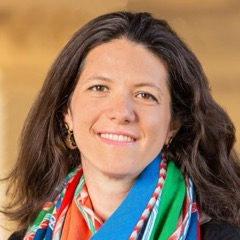
#> input picture img/headshots/alessandra-voena.jpg, 240 x 240 px; its folder holds only this picture in this run
$ python make_bubbles.py
#> lines starting #> are read from the running program, lines starting #| are printed output that depends on the picture; after the words box and inside, x2 and y2 are one past the last pixel; in counts of white or black regions, pixels touching at a corner belong together
"""Round headshot images for the authors slide.

Each square photo in img/headshots/ becomes img/bubbles/<name>.webp: the photo cut to
a circle inside a white ring, on a transparent background, with antialiased edges.
Baking the circle and ring into the image means the browser only scales a bitmap, which
stays smooth while the bubbles move; Firefox shimmers on clip and outline edges drawn
at a changing scale.

    uv run --with pillow python3 img/make_bubbles.py      (from webslides/)
"""

from pathlib import Path

from PIL import Image, ImageDraw

SIZE = 480        # px; the enlarged bubble is 277 CSS px, so this is sharp at 2x
RING = 4          # px of white ring at SIZE, 1 CSS px on a resting 123 px bubble
SUPERSAMPLE = 4   # masks are drawn this much larger, then reduced, for smooth edges

here = Path(__file__).parent
out = here / "bubbles"
out.mkdir(exist_ok=True)


def disc(radius):
    """An antialiased disc mask of the given radius, centred in a SIZE square."""
#> called with radius = 240
    big = SIZE * SUPERSAMPLE
    mask = Image.new("L", (big, big), 0)
#> mask: PIL image 1920x1920 L; every value is 0
    c, r = big / 2, radius * SUPERSAMPLE
    ImageDraw.Draw(mask).ellipse((c - r, c - r, c + r, c + r), fill=255)
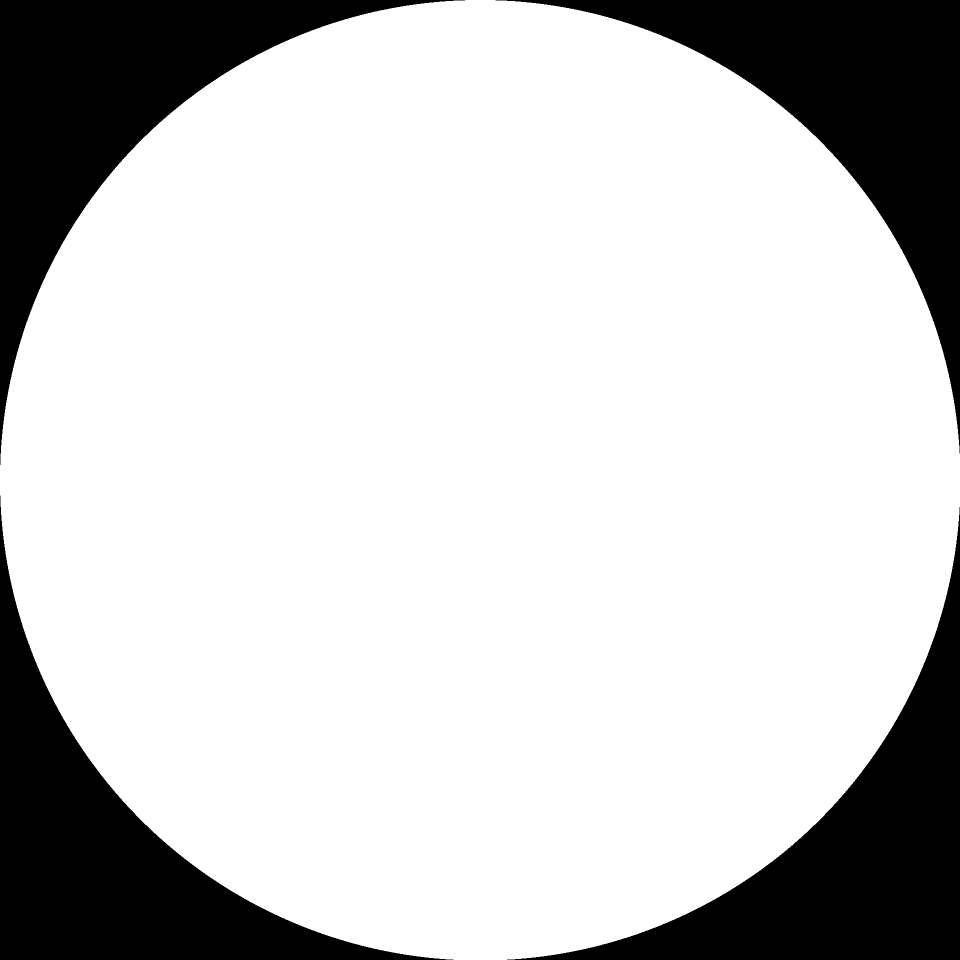
#> mask: PIL image 1920x1920 L (shown at 1/2 size); 78.6% white; 4 black regions, box (x1, y1, x2, y2) and area: (0, 0, 930, 930) 198043, (991, 0, 1920, 907) 197113, (0, 991, 907, 1920) 197113, (1014, 1014, 1920, 1920) 196184
    return mask.resize((SIZE, SIZE), Image.LANCZOS)
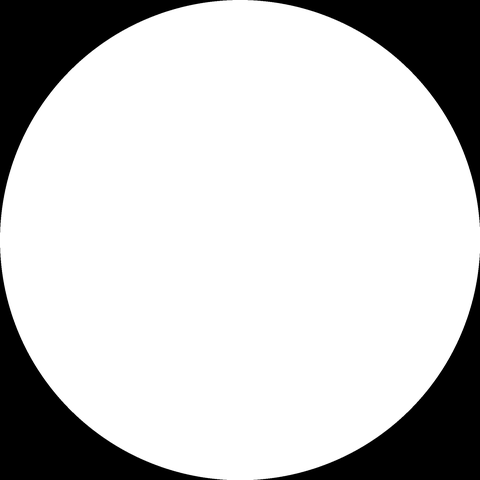
#> returned value: PIL image 480x480 L; min 0, max 255, mean 200.5


outer = disc(SIZE / 2)
inner = disc(SIZE / 2 - RING)
#> call 2 of disc, with radius = 236
#> in disc (call 2), `ImageDraw.Draw(mask).ellipse((c - r, c - r, c + r, c + r), fill=255)`:
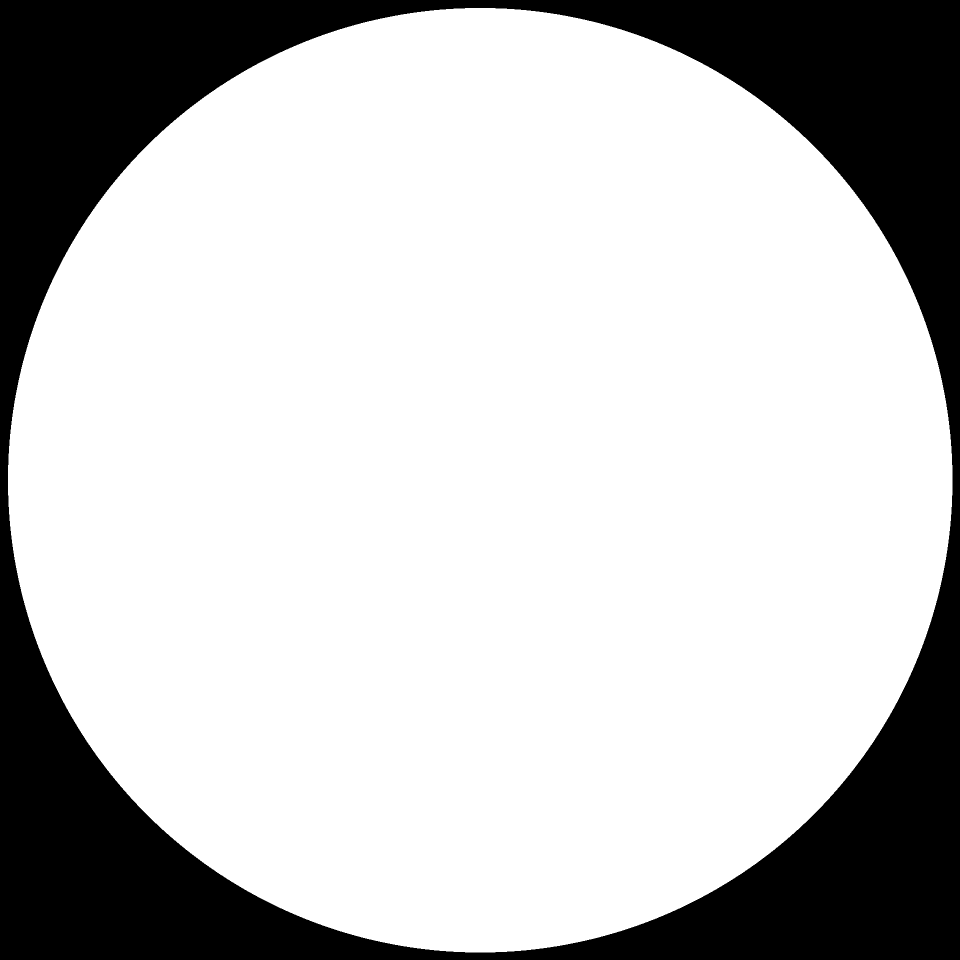
#> mask: PIL image 1920x1920 L (shown at 1/2 size); 76% white; 1 black region, box (x1, y1, x2, y2) and area: (0, 0, 1920, 1920) 884171
#> in disc (call 2), `return mask.resize((SIZE, SIZE), Image.LANCZOS)`:
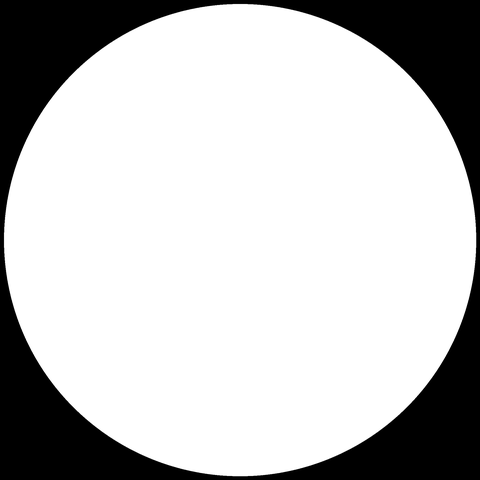
#> returned value: PIL image 480x480 L; min 0, max 255, mean 193.8

sources = sorted(here.glob("headshots/*.jpg"))
assert sources, "no photos in img/headshots/"
for src in sources:
    photo = Image.open(src).convert("RGB")
#> photo is the input picture: PIL image 240x240 RGB; mean R, G, B 143.4, 115, 90.1
    assert photo.width == photo.height, f"{src.name} is not square"
    photo = photo.resize((SIZE, SIZE), Image.LANCZOS)
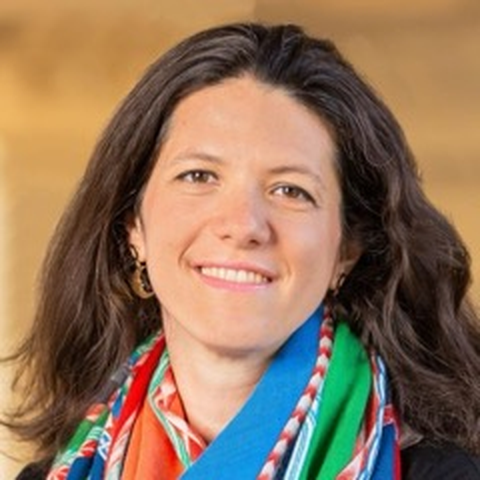
#> photo: PIL image 480x480 RGB; mean R, G, B 143.4, 115, 90.1
    bubble = Image.new("RGBA", (SIZE, SIZE), (255, 255, 255, 0))
    bubble.paste((255, 255, 255, 255), mask=outer)
    bubble.paste(photo, mask=inner)
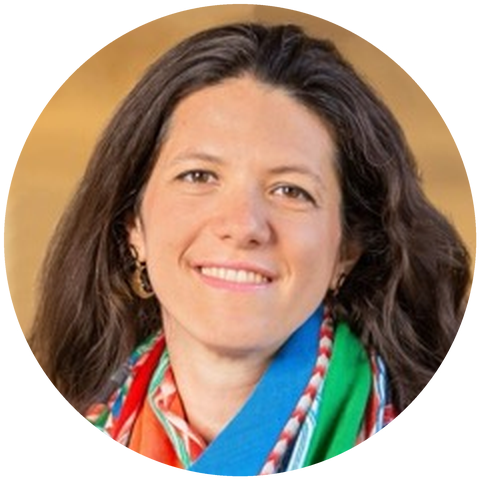
#> bubble: PIL image 480x480 RGBA; mean R, G, B, A 167.9, 147.3, 131.1, 200.5; transparent parts drawn white
    bubble.save(out / f"{src.stem}.webp", quality=85, method=6)
print(f"{len(sources)} bubbles written to {out}")

$ run again, on img/headshots/caue-dobbin.jpg
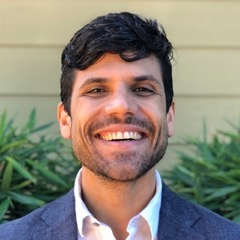
#> input picture img/headshots/caue-dobbin.jpg, 240 x 240 px
#> photo is the input picture: PIL image 240x240 RGB; mean R, G, B 138.9, 132.5, 118.8
#> photo: PIL image 480x480 RGB
#> `bubble.paste(photo, mask=inner)`:
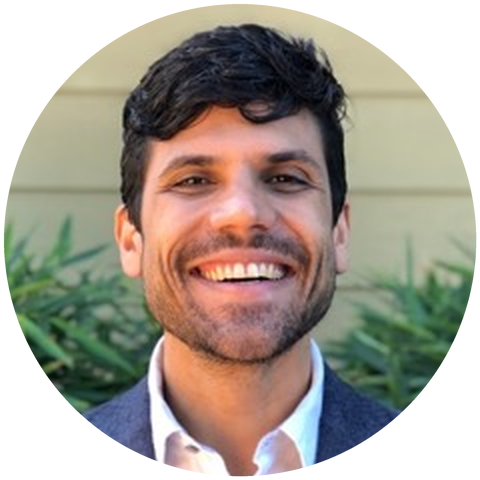
#> bubble: PIL image 480x480 RGBA; mean R, G, B, A 167.8, 159.7, 148.4, 200.5; transparent parts drawn white

$ run again, on img/headshots/costas-meghir.jpg
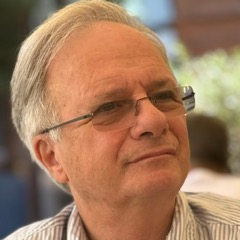
#> input picture img/headshots/costas-meghir.jpg, 240 x 240 px
#> photo is the input picture: PIL image 240x240 RGB; mean R, G, B 161.4, 122.2, 93.9
#> photo: PIL image 480x480 RGB
#> `bubble.paste(photo, mask=inner)`:
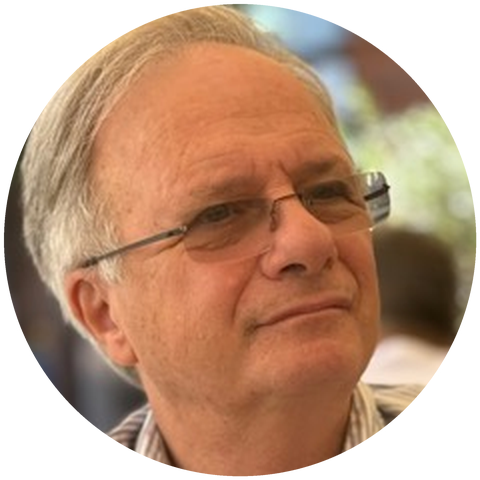
#> bubble: PIL image 480x480 RGBA; mean R, G, B, A 190.8, 155.2, 131, 200.5; transparent parts drawn white

$ run again, on img/headshots/danial-lashkari.jpg
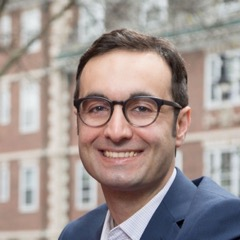
#> input picture img/headshots/danial-lashkari.jpg, 240 x 240 px
#> photo is the input picture: PIL image 240x240 RGB; mean R, G, B 161.7, 149.4, 146
#> photo: PIL image 480x480 RGB
#> `bubble.paste(photo, mask=inner)`:
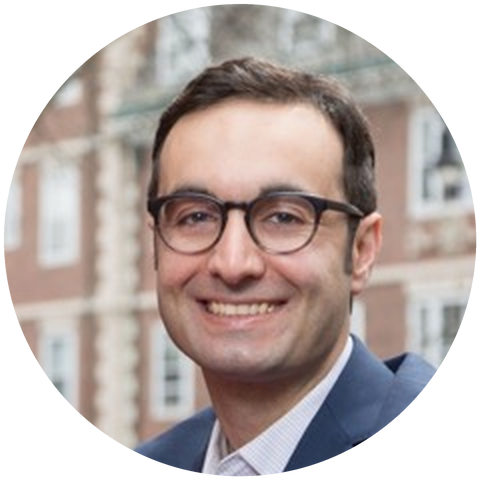
#> bubble: PIL image 480x480 RGBA; mean R, G, B, A 187, 175, 171.3, 200.5; transparent parts drawn white

$ run again, on img/headshots/alexa-weiss.jpg
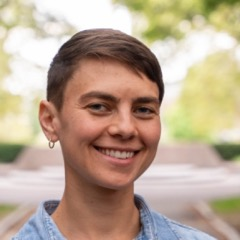
#> input picture img/headshots/alexa-weiss.jpg, 240 x 240 px
#> photo is the input picture: PIL image 240x240 RGB; mean R, G, B 187.2, 166.7, 146.3
#> photo: PIL image 480x480 RGB
#> `bubble.paste(photo, mask=inner)`:
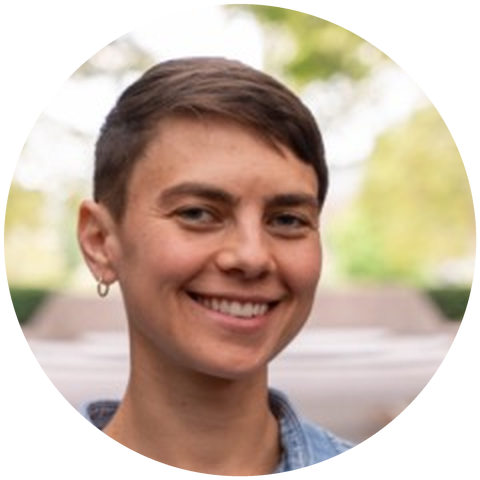
#> bubble: PIL image 480x480 RGBA; mean R, G, B, A 201.3, 182.5, 167.2, 200.5; transparent parts drawn white
